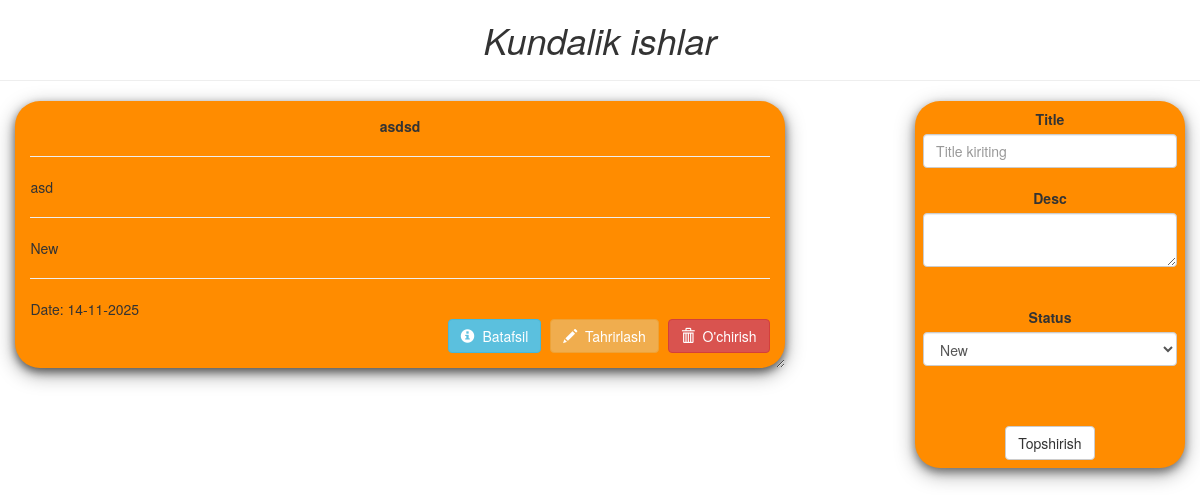
Before: / with the older database file.
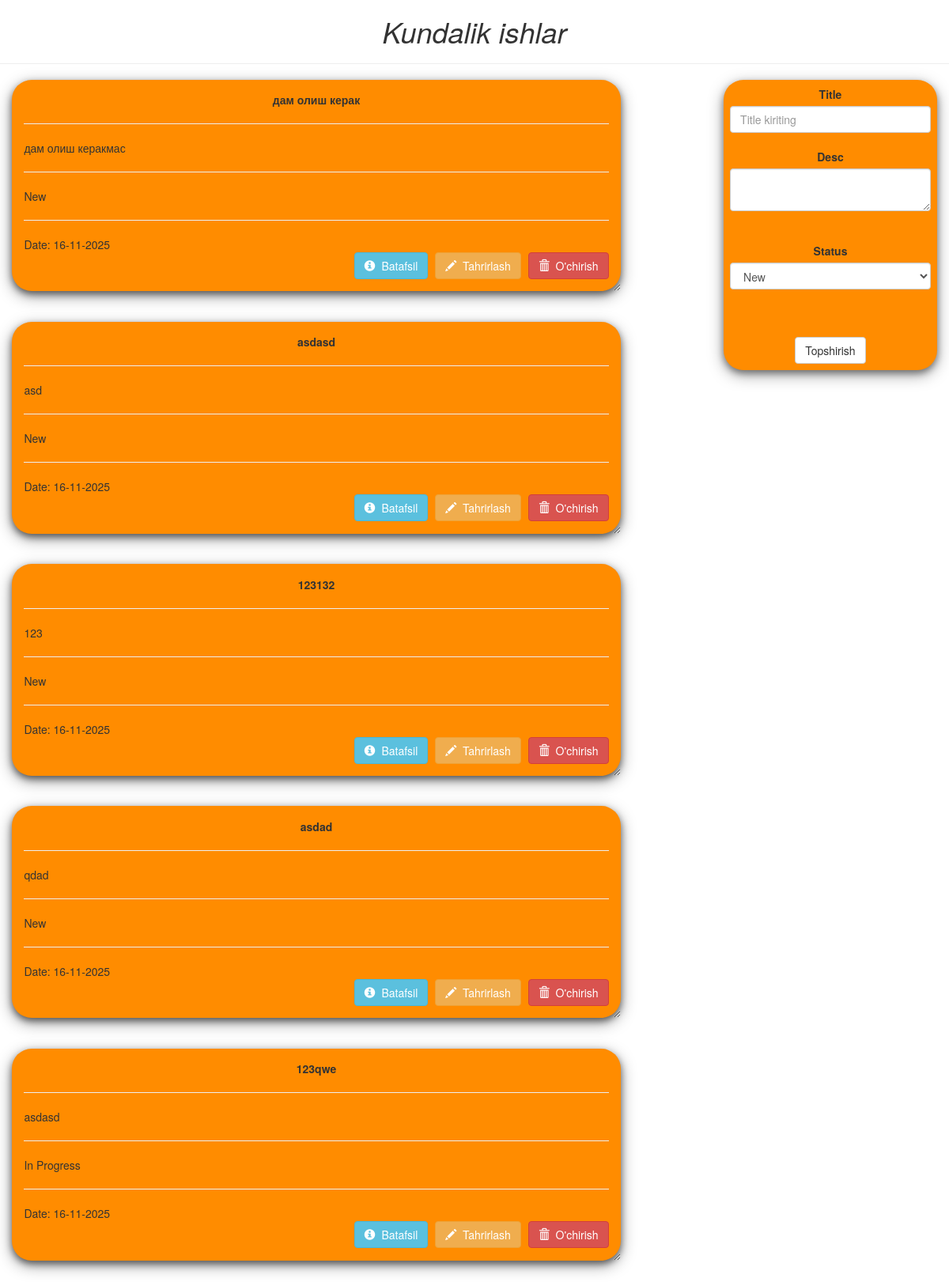
After: the same page with the newer database file.
### main/models.py (models this page shows, shortened)
class Todo(models.Model):
    title = models.CharField(max_length=200)
    desc = models.TextField()
    status = models.CharField(max_length=50,choices=StatusChoices.choices,default=StatusChoices.NEW)
    created_at = models.DateTimeField(auto_now_add=True)

### main/views.py (the view, shortened to what this page needs)
# urls.py: path("",home),
def home(request):
    data = {
        'todos':Todo.objects.all().order_by('-id')
    }
    return render(request,'todo.html',context=data)

### templates/todo.html (shortened to what this page needs)
<!DOCTYPE html>
<html lang="en" dir="ltr">
<head>
  <link rel="stylesheet" href="https://maxcdn.bootstrapcdn.com/bootstrap/3.3.7/css/bootstrap.min.css">
</head>
<body class="container-fluid">
  <center class="row">
    <h1><i>Kundalik ishlar</i></h1>
    <hr />
  </center>
  <div class="row">
    <div class="col-md-8">
      {% for todo in todos %}
      <div class="card">
        <center><b>{{ todo.title }}</b></center>
        <hr />
        {{ todo.desc|truncatewords:20 }}
        <hr />
        {{ todo.get_status_display }}
        <hr />
        Date: {{ todo.created_at|date:"d-m-Y" }}
        <br />
        <div style="float: right;">
          <button class="btn btn-info btn-card">
            <span class="glyphicon glyphicon-info-sign"></span>
            <a href="/detail/{{todo.id}}" style="color: white; text-decoration: none;">&nbsp;Batafsil</a>
          </button>
          <button class="btn btn-warning btn-card">
            <span class="glyphicon glyphicon-pencil"></span>
            <a href="/edit/{{todo.id}}" style="color: white; text-decoration: none;">&nbsp;Tahrirlash</a>
          </button>
          <button class="btn btn-danger btn-card">
            <span class="glyphicon glyphicon-trash"></span>
            <a href="/delete/{{todo.id}}" style="color: white; text-decoration: none;">&nbsp;O'chirish</a>
          </button>
        </div>
      </div>
      {% endfor %}
    </div>
    <div class="col-md-1"> </div>
    <div class="col-md-3">
      <div class="submit_form">
        <form action="/" method="post">{% csrf_token %}
          <label for="">Title</label>
          <input type="text" name="title" placeholder="Title kiriting" class="form-control" required>
          <br />
          <label for="">Desc</label>
          <textarea name="description" class="form-control" required></textarea> <br>
          <br />
          <label for="">Status</label><br>
          <select name="status" class="form-control" required>
            <option value="new">New</option>
          </select> <br>
          <br />
          <br>
          <center>
            <button type="submit" class="btn btn-default">Topshirish</button>
          </center>
        </form>
      </div>
    </div>
  </div>
</body>
</html>

### templates/todo.html (style rules this page uses)
.card { box-shadow: 0 4px 8px 0 rgba(0, 0, 0, 0.5), 0 6px 20px 0 rgba(0, 0, 0, 0.39); background: DarkOrange; margin-bottom: 5%; border-radius: 25px; padding: 2%; overflow: auto; resize: both; text-overflow: ellipsis; }
.submit_form { text-align: center; padding: 3%; background: DarkOrange; border-radius: 25px; box-shadow: 0 4px 8px 0 rgba(0, 0, 0, 0.4), 0 6px 20px 0 rgba(0, 0, 0, 0.36); }
.btn-card { margin-left: 5px; }

Changed rows visible on the page:
removed Todo: title "asdsd", desc "asd", status "New", created_at "14-11-2025"
added Todo: title "дам олиш керак", desc "дам олиш керакмас", status "New", created_at "16-11-2025"
added Todo: title "asdasd", desc "asd", status "New", created_at "16-11-2025"
added Todo: title "123132", desc "123", status "New", created_at "16-11-2025"
added Todo: title "asdad", desc "qdad", status "New", created_at "16-11-2025"
added Todo: title "123qwe", desc "asdasd", status "In Progress", created_at "16-11-2025"
